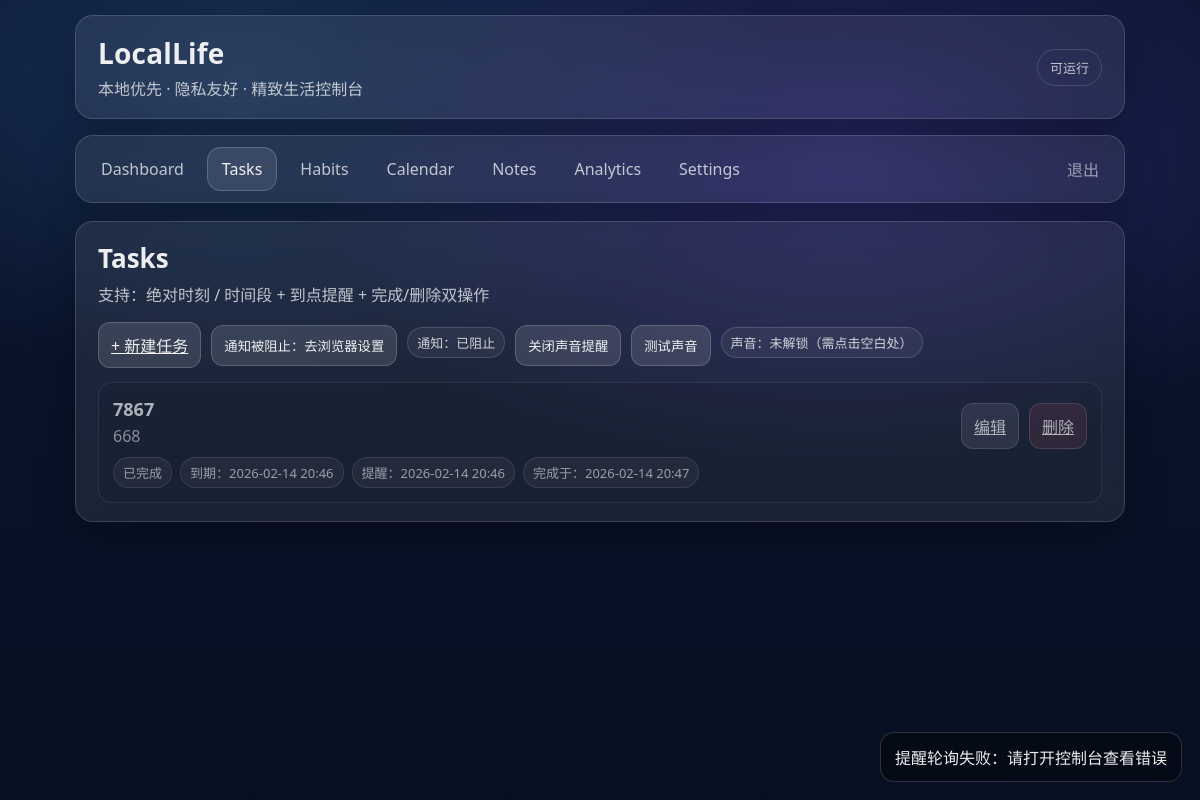
Page /tasks/ (signed in) on the earlier database version.
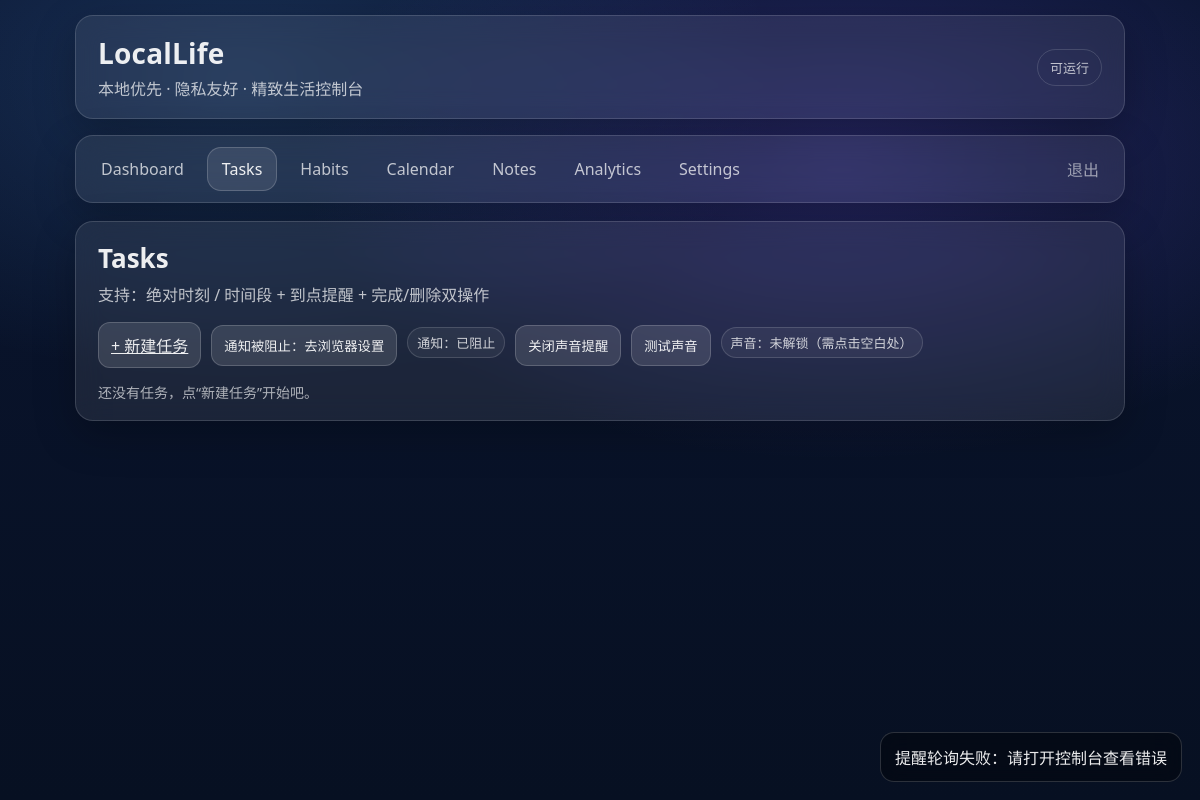
Same page on the later database version.
### tasks/models.py (models this page shows, shortened)
class Task(models.Model):
    class Status(models.TextChoices):
        TODO = "TODO", "待完成"
        DONE = "DONE", "已完成"
    class ScheduleKind(models.TextChoices):
        NONE = "NONE", "不设置时间"
        AT = "AT", "绝对时刻"
        WINDOW = "WINDOW", "时间段"
    user = models.ForeignKey(settings.AUTH_USER_MODEL, on_delete=models.CASCADE, related_name="tasks")
    title = models.CharField(max_length=120)
    description = models.TextField(blank=True, default="")
    status = models.CharField(max_length=8, choices=Status.choices, default=Status.TODO)
    schedule_kind = models.CharField(max_length=10, choices=ScheduleKind.choices, default=ScheduleKind.NONE)
    due_at = models.DateTimeField(null=True, blank=True)          # AT 用
    window_start = models.DateTimeField(null=True, blank=True)    # WINDOW 用
    window_end = models.DateTimeField(null=True, blank=True)      # WINDOW 用
    remind_enabled = models.BooleanField(default=False)
    remind_lead_minutes = models.PositiveIntegerField(default=0)  # 提前多少分钟提醒
    remind_at = models.DateTimeField(null=True, blank=True)
    reminded_at = models.DateTimeField(null=True, blank=True)     # 防止重复提醒
    completed_at = models.DateTimeField(null=True, blank=True)
    created_at = models.DateTimeField(auto_now_add=True)
    updated_at = models.DateTimeField(auto_now=True)

### tasks/views.py (the view)
# urls.py: path("", TaskListView.as_view(), name="index"),
class TaskListView(LoginRequiredMixin, ListView):
    model = Task
    template_name = "tasks/task_list.html"
    context_object_name = "tasks"
    def get_queryset(self):
        qs = Task.objects.filter(user=self.request.user)
        return qs.order_by("status", "remind_at", "due_at", "window_start", "-created_at")

### templates/tasks/task_list.html (shortened to what this page needs)
{% extends "base.html" %}
{% load static tz %}
{% block content %}
  <section class="glass card">
    <div class="card-title">Tasks</div>
    <div class="card-subtitle">支持：绝对时刻 / 时间段 + 到点提醒 + 完成/删除双操作</div>
    <div class="row">
      <a class="btn" href="{% url 'tasks:create' %}">+ 新建任务</a>
      <button class="btn subtle" id="btn-notify-toggle" type="button">…</button>
      <span class="pill" id="notify-badge">…</span>
      <button class="btn subtle" id="btn-sound-toggle" type="button">…</button>
      <button class="btn subtle" id="btn-sound-test" type="button">测试声音</button>
      <span class="pill" id="sound-badge">…</span>
    </div>
    <div class="table">
      {% for t in tasks %}
        <div class="task-item {% if t.status == 'DONE' %}done{% endif %}">
          <div class="task-main">
            <div class="task-title">{{ t.title }}</div>
            {% if t.description %}
              <div class="task-desc">{{ t.description }}</div>
            {% endif %}
            <div class="task-meta">
              <span class="pill">{{ t.get_status_display }}</span>
              {% if t.schedule_kind == "AT" and t.due_at %}
                <span class="pill">到期：{{ t.due_at|localtime|date:"Y-m-d H:i" }}</span>
              {% elif t.schedule_kind == "WINDOW" and t.window_start and t.window_end %}
                <span class="pill">时间段：{{ t.window_start|localtime|date:"Y-m-d H:i" }} ~ {{ t.window_end|localtime|date:"H:i" }}</span>
              {% else %}
                <span class="pill">未设置时间</span>
              {% endif %}
              {% if t.remind_enabled and t.remind_at %}
                <span class="pill">提醒：{{ t.remind_at|localtime|date:"Y-m-d H:i" }}</span>
              {% endif %}
              {% if t.completed_at %}
                <span class="pill">完成于：{{ t.completed_at|localtime|date:"Y-m-d H:i" }}</span>
              {% endif %}
            </div>
          </div>
          <div class="task-actions">
            <a class="btn subtle" href="{% url 'tasks:update' t.id %}">编辑</a>
            <a class="btn danger" href="{% url 'tasks:delete' t.id %}">删除</a>
          </div>
        </div>
      {% empty %}
        <div class="muted">还没有任务，点“新建任务”开始吧。</div>
      {% endfor %}
    </div>
  </section>
  <div id="toast-root"></div>
{% endblock %}

### templates/base.html (shortened to what this page needs)
<!doctype html>
<html lang="zh">
<head>
  {%load static%}
  <link rel="stylesheet" href="{% static 'css/app.css' %}">
</head>
<body>
  <div class="wrap">
    <header class="glass header">
      <div>
        <div class="brand">LocalLife</div>
        <div class="slogan">本地优先 · 隐私友好 · 精致生活控制台</div>
      </div>
      <div class="badge">可运行</div>
    </header>
    <nav class="glass tabs">
      {% url 'core:dashboard' as dash_url %}
      {% url 'tasks:index' as tasks_url %}
      {% url 'habits:index' as habits_url %}
      {% url 'planner:index' as cal_url %}
      {% url 'notes:index' as notes_url %}
      {% url 'analytics_app:index' as ana_url %}
      {% url 'profiles:settings' as set_url %}
      <a class="tab {% if request.path == dash_url %}active{% endif %}" href="{{ dash_url }}">Dashboard</a>
      <a class="tab {% if request.path|slice:":7" == "/tasks/" %}active{% endif %}" href="{{ tasks_url }}">Tasks</a>
      <a class="tab {% if request.path|slice:":8" == "/habits/" %}active{% endif %}" href="{{ habits_url }}">Habits</a>
      <a class="tab {% if request.path|slice:":10" == "/calendar/" %}active{% endif %}" href="{{ cal_url }}">Calendar</a>
      <a class="tab {% if request.path|slice:":7" == "/notes/" %}active{% endif %}" href="{{ notes_url }}">Notes</a>
      <a class="tab {% if request.path|slice:":11" == "/analytics/" %}active{% endif %}" href="{{ ana_url }}">Analytics</a>
      <a class="tab {% if request.path|slice:":10" == "/settings/" %}active{% endif %}" href="{{ set_url }}">Settings</a>
      {% if user.is_authenticated %}
        <a class="tab subtle" href="{% url 'login' %}">退出</a>
      {% else %}
        <a class="tab subtle" href="{% url 'login' %}">登录</a>
      {% endif %}
    </nav>
    <main>
      {% block content %}{% endblock %}
    </main>
  </div>
</body>
</html>

### static/css/app.css (style rules this page uses)
:root { --bg1:#071022; --bg2:#0a1530; --glass: rgba(255,255,255,.08); --stroke: rgba(255,255,255,.14); --text: rgba(255,255,255,.92); --muted: rgba(255,255,255,.72); --muter: rgba(255,255,255,.55); }
* { box-sizing:border-box; margin:0; padding:0; }
body { margin:0; font-family: system-ui, -apple-system, Segoe UI, Roboto, "PingFang SC", "Microsoft YaHei", sans-serif; color: var(--text); background: radial-gradient(900px 500px at 70% 20%, rgba(120,90,255,.25), transparent 60%), radial-gradient(900px 500px at 20% 10%, rgba(90,170,255,.18), transparent 60%), linear-gradient(180deg, var(--bg2), var(--bg1)); min-height: 100vh; }
.wrap { width: 90%; max-width: 1200px; min-width: 320px; margin: 0 auto; padding: 15px; }
.glass { background: var(--glass); border: 1px solid var(--stroke); border-radius: 18px; backdrop-filter: blur(14px); -webkit-backdrop-filter: blur(14px); box-shadow: 0 14px 40px rgba(0,0,0,.25); }
.header { padding: 18px 22px; display:flex; align-items:center; justify-content: space-between; margin-bottom: 16px; }
.brand { font-size: 28px; font-weight: 750; letter-spacing: .2px; }
.slogan { color: var(--muted); margin-top: 4px; }
.badge { padding: 8px 12px; border-radius: 999px; border: 1px solid var(--stroke); color: var(--muted); font-size: 13px; }
.tabs { padding: 10px; display:flex; gap: 8px; align-items:center; margin-bottom: 18px; }
.tab { padding: 10px 14px; border-radius: 14px; text-decoration:none; color: var(--muted); border: 1px solid transparent; }
.tab.active { color: var(--text); background: rgba(255,255,255,.10); border-color: rgba(255,255,255,.18); }
.tab.subtle { color: var(--muter); }
.card { padding: 18px 22px; margin-bottom: 14px; }
.card-title { font-size: 26px; font-weight: 760; margin-bottom: 6px; }
.card-subtitle { color: var(--muted); font-size: 16px; }
.btn { margin-top: 6px; padding: 10px 12px; border-radius: 12px; border: 1px solid rgba(255,255,255,.18); background: rgba(255,255,255,.12); color: var(--text); cursor: pointer; }
.row { display:flex; gap:10px; align-items:center; flex-wrap:wrap; margin-top:10px; }
.muted { color: rgba(255,255,255,.65); font-size: 14px; }
.table { margin-top: 14px; display:flex; flex-direction:column; gap:10px; }
.pill { padding: 5px 9px; border: 1px solid rgba(255,255,255,.14); border-radius: 999px; color: rgba(255,255,255,.78); font-size: 13px; background: rgba(255,255,255,.06); }
#toast-root { position: fixed; right: 18px; bottom: 18px; display:flex; flex-direction:column; gap:10px; z-index: 9999; }

Differences in the rows shown:
removed Task: title "7867", description "668", status "已完成", due_at "2026-02-14 20:46", remind_at "2026-02-14 20:46", completed_at "2026-02-14 20:47"
Other differences:
text now shown: "还没有任务，点“新建任务”开始吧。"
